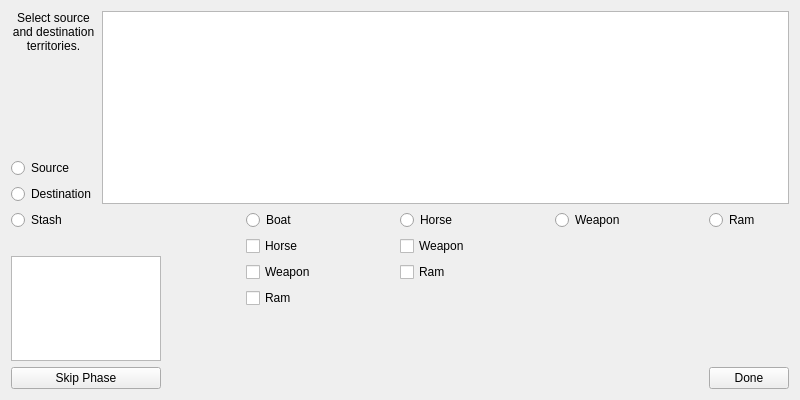
<?xml version="1.0" encoding="UTF-8"?>
<ui version="4.0">
 <class>TransportMenu</class>
 <widget class="QWidget" name="TransportMenu">
  <property name="geometry">
   <rect>
    <x>0</x>
    <y>0</y>
    <width>800</width>
    <height>400</height>
   </rect>
  </property>
  <property name="windowTitle">
   <string>Form</string>
  </property>
  <layout class="QVBoxLayout" name="verticalLayout_7">
   <item>
    <layout class="QHBoxLayout" name="horizontalLayout_2">
     <item>
      <layout class="QVBoxLayout" name="verticalLayout_3">
       <item>
        <widget class="QLabel" name="label">
         <property name="sizePolicy">
          <sizepolicy hsizetype="Minimum" vsizetype="MinimumExpanding">
           <horstretch>0</horstretch>
           <verstretch>0</verstretch>
          </sizepolicy>
         </property>
         <property name="minimumSize">
          <size>
           <width>0</width>
           <height>0</height>
          </size>
         </property>
         <property name="maximumSize">
          <size>
           <width>16777215</width>
           <height>16777215</height>
          </size>
         </property>
         <property name="text">
          <string>Select source
and destination
territories.</string>
         </property>
         <property name="alignment">
          <set>Qt::AlignCenter</set>
         </property>
        </widget>
       </item>
       <item>
        <spacer name="verticalSpacer_9">
         <property name="orientation">
          <enum>Qt::Vertical</enum>
         </property>
         <property name="sizeHint" stdset="0">
          <size>
           <width>20</width>
           <height>40</height>
          </size>
         </property>
        </spacer>
       </item>
       <item>
        <spacer name="verticalSpacer_7">
         <property name="orientation">
          <enum>Qt::Vertical</enum>
         </property>
         <property name="sizeHint" stdset="0">
          <size>
           <width>20</width>
           <height>40</height>
          </size>
         </property>
        </spacer>
       </item>
       <item>
        <spacer name="verticalSpacer_6">
         <property name="orientation">
          <enum>Qt::Vertical</enum>
         </property>
         <property name="sizeHint" stdset="0">
          <size>
           <width>20</width>
           <height>40</height>
          </size>
         </property>
        </spacer>
       </item>
       <item>
        <widget class="QRadioButton" name="sourceRadio">
         <property name="text">
          <string>Source</string>
         </property>
        </widget>
       </item>
       <item>
        <widget class="QRadioButton" name="destinationRadio">
         <property name="text">
          <string>Destination</string>
         </property>
        </widget>
       </item>
      </layout>
     </item>
     <item>
      <widget class="QGraphicsView" name="mapView"/>
     </item>
    </layout>
   </item>
   <item>
    <layout class="QHBoxLayout" name="horizontalLayout_3">
     <item>
      <layout class="QVBoxLayout" name="verticalLayout_2">
       <item>
        <widget class="QRadioButton" name="stashRadio">
         <property name="text">
          <string>Stash</string>
         </property>
        </widget>
       </item>
       <item>
        <spacer name="verticalSpacer_2">
         <property name="orientation">
          <enum>Qt::Vertical</enum>
         </property>
         <property name="sizeType">
          <enum>QSizePolicy::Expanding</enum>
         </property>
         <property name="sizeHint" stdset="0">
          <size>
           <width>20</width>
           <height>40</height>
          </size>
         </property>
        </spacer>
       </item>
       <item>
        <layout class="QHBoxLayout" name="horizontalLayout">
         <item>
          <widget class="PlayerIndicatorView" name="playerHex">
           <property name="sizePolicy">
            <sizepolicy hsizetype="Fixed" vsizetype="Fixed">
             <horstretch>0</horstretch>
             <verstretch>0</verstretch>
            </sizepolicy>
           </property>
           <property name="minimumSize">
            <size>
             <width>150</width>
             <height>105</height>
            </size>
           </property>
           <property name="maximumSize">
            <size>
             <width>150</width>
             <height>105</height>
            </size>
           </property>
          </widget>
         </item>
        </layout>
       </item>
       <item>
        <widget class="QPushButton" name="skipButton">
         <property name="text">
          <string>Skip Phase</string>
         </property>
        </widget>
       </item>
      </layout>
     </item>
     <item>
      <spacer name="horizontalSpacer_3">
       <property name="orientation">
        <enum>Qt::Horizontal</enum>
       </property>
       <property name="sizeHint" stdset="0">
        <size>
         <width>40</width>
         <height>20</height>
        </size>
       </property>
      </spacer>
     </item>
     <item>
      <layout class="QVBoxLayout" name="verticalLayout">
       <item>
        <widget class="QRadioButton" name="boatRadio">
         <property name="text">
          <string>Boat</string>
         </property>
        </widget>
       </item>
       <item>
        <widget class="QCheckBox" name="horseOnBoat">
         <property name="text">
          <string>Horse</string>
         </property>
        </widget>
       </item>
       <item>
        <widget class="QCheckBox" name="weaponOnBoat">
         <property name="text">
          <string>Weapon</string>
         </property>
        </widget>
       </item>
       <item>
        <widget class="QCheckBox" name="ramOnBoat">
         <property name="text">
          <string>Ram</string>
         </property>
        </widget>
       </item>
       <item>
        <spacer name="verticalSpacer">
         <property name="orientation">
          <enum>Qt::Vertical</enum>
         </property>
         <property name="sizeType">
          <enum>QSizePolicy::Expanding</enum>
         </property>
         <property name="sizeHint" stdset="0">
          <size>
           <width>20</width>
           <height>40</height>
          </size>
         </property>
        </spacer>
       </item>
      </layout>
     </item>
     <item>
      <spacer name="horizontalSpacer_4">
       <property name="orientation">
        <enum>Qt::Horizontal</enum>
       </property>
       <property name="sizeHint" stdset="0">
        <size>
         <width>40</width>
         <height>20</height>
        </size>
       </property>
      </spacer>
     </item>
     <item>
      <layout class="QVBoxLayout" name="verticalLayout_4">
       <item>
        <widget class="QRadioButton" name="horseRadio">
         <property name="text">
          <string>Horse</string>
         </property>
        </widget>
       </item>
       <item>
        <widget class="QCheckBox" name="weaponOnHorse">
         <property name="text">
          <string>Weapon</string>
         </property>
        </widget>
       </item>
       <item>
        <widget class="QCheckBox" name="ramOnHorse">
         <property name="text">
          <string>Ram</string>
         </property>
        </widget>
       </item>
       <item>
        <spacer name="verticalSpacer_3">
         <property name="orientation">
          <enum>Qt::Vertical</enum>
         </property>
         <property name="sizeHint" stdset="0">
          <size>
           <width>20</width>
           <height>40</height>
          </size>
         </property>
        </spacer>
       </item>
      </layout>
     </item>
     <item>
      <spacer name="horizontalSpacer_5">
       <property name="orientation">
        <enum>Qt::Horizontal</enum>
       </property>
       <property name="sizeHint" stdset="0">
        <size>
         <width>40</width>
         <height>20</height>
        </size>
       </property>
      </spacer>
     </item>
     <item>
      <layout class="QVBoxLayout" name="verticalLayout_5">
       <item>
        <widget class="QRadioButton" name="weaponRadio">
         <property name="text">
          <string>Weapon</string>
         </property>
        </widget>
       </item>
       <item>
        <spacer name="verticalSpacer_4">
         <property name="orientation">
          <enum>Qt::Vertical</enum>
         </property>
         <property name="sizeHint" stdset="0">
          <size>
           <width>20</width>
           <height>40</height>
          </size>
         </property>
        </spacer>
       </item>
      </layout>
     </item>
     <item>
      <spacer name="horizontalSpacer_6">
       <property name="orientation">
        <enum>Qt::Horizontal</enum>
       </property>
       <property name="sizeHint" stdset="0">
        <size>
         <width>40</width>
         <height>20</height>
        </size>
       </property>
      </spacer>
     </item>
     <item>
      <layout class="QVBoxLayout" name="verticalLayout_8">
       <item>
        <layout class="QVBoxLayout" name="verticalLayout_6">
         <item>
          <widget class="QRadioButton" name="ramRadio">
           <property name="text">
            <string>Ram</string>
           </property>
          </widget>
         </item>
         <item>
          <spacer name="verticalSpacer_5">
           <property name="orientation">
            <enum>Qt::Vertical</enum>
           </property>
           <property name="sizeHint" stdset="0">
            <size>
             <width>20</width>
             <height>40</height>
            </size>
           </property>
          </spacer>
         </item>
        </layout>
       </item>
       <item>
        <widget class="QPushButton" name="doneButton">
         <property name="text">
          <string>Done</string>
         </property>
        </widget>
       </item>
      </layout>
     </item>
    </layout>
   </item>
  </layout>
 </widget>
 <customwidgets>
  <customwidget>
   <class>PlayerIndicatorView</class>
   <extends>QGraphicsView</extends>
   <header>playerindicatorview.h</header>
  </customwidget>
 </customwidgets>
 <resources/>
 <connections/>
</ui>
